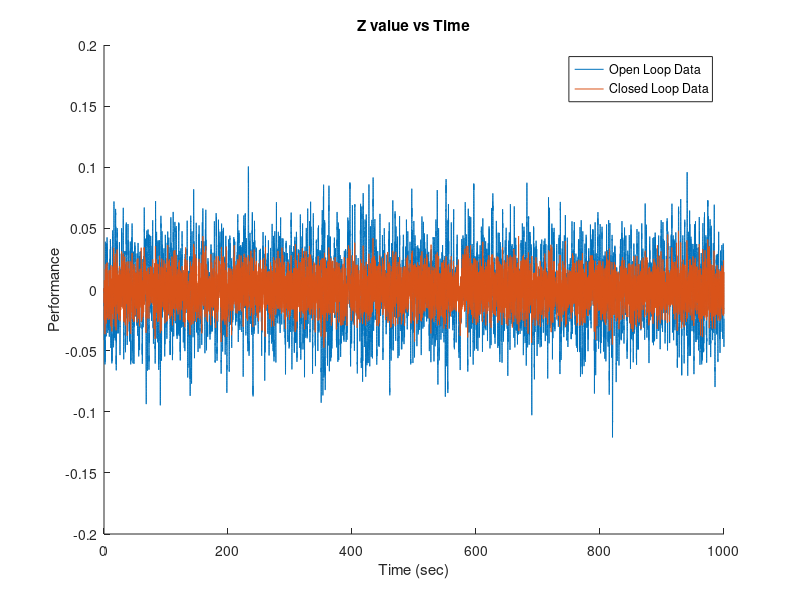

Here is the MATLAB script that generated this plot:
%% MAE 6760 Model Based Estimation
%
%   Homework #1
%   problem #4: Linear System driven by Random Processes
%        application: quarter suspension over a bumpy road
%

%constants
M=300;    %car mass (kg)
m=50;     %wheel mass (kg)
K1=3000;  %spring constant (N/m)
K2=30000; %spring constant (N/m)
C1=600;   %damping constant (Nsec/m)

% Set up open loop model, including r,u as inputs and z as output
%
% xdot = A*x + Bu*u + Br*r
%    z = C*x + Du*u + Dr*r
%

%State Space system matrices
A=[0  0  1  0; 
   0  0  0  1 ; 
   -K1/M K1/M -C1/M C1/M ;
   K1/m -(K1+K2)/m C1/m -C1/m];
Bu=[0; 0; 1/M; -1/m];  %The actuator control as an input u(t)
Br=[0; 0; 0; K2/m];    %The bumpy road as an input r(t)
C=[1 0 0 0];Du=0;Dr=0; %The driver position as the output
% Bumpy Road white noise disturbance intensity
Sigr = 2E-4; %m^2/sec

%% -------------------
%% Part (a): simulate open loop system
Tf=1000;dt=0.01;t=[0:dt:Tf]';
r=sqrt(Sigr)*randn(length(t),1)/sqrt(dt);

sys_CT = ss(A, Br, C, Dr);
[ol_z_CT, ~, ol_x_CT] = lsim(sys_CT, r, t);
ol_Pz_CT = cov(ol_z_CT)

Px_CTan = lyap(A, Br*Sigr*Br');
ol_Pz_CTan = C*Px_CTan*C'

percent_difference = ((ol_Pz_CTan - ol_Pz_CT)/(ol_Pz_CT))*100

%% -------------------
%% Part (b): find and simulate closed loop system
% These lines find the closed loop state feedback controller K,
% where the form of the controller is: u = -K*x
Rzz=1;Ruu=2E-9; 
[K,S,E]=lqry(ss(A,Bu,C,Du),Rzz,Ruu);
%  
%Simulate the closed loop system for the bumpy road
cl_sys = ss(A-Bu*K, Br, C, Dr);
[cl_z_CT, ~, cl_x_CT] = lsim(cl_sys, r, t);
cl_Pz_CT = cov(cl_z_CT)

Px_CTan = lyap(A-Bu*K, Br*Sigr*Br');
cl_Pz_CTan = C*Px_CTan*C'

cl_percent_difference = ((cl_Pz_CTan - cl_Pz_CT)/(cl_Pz_CT))*100


%% -------------------
%% Part (c): plot open and closed loop response z(t), analyze
figure;
hold on;
plot(t, ol_z_CT, t, cl_z_CT);
title("Z value vs Time");
xlabel("Time (sec)");
ylabel("Performance");
legend("Open Loop Data", "Closed Loop Data");

ol_stdv = std(ol_z_CT);
cl_stdv = std(cl_z_CT);

limit_meters = .03;
p = normcdf([-limit_meters/ol_stdv limit_meters/ol_stdv]);
probablity_of_more_than_3_cm_ol_percent = (1 - (p(2) - p(1)))*100

p = normcdf([-limit_meters/cl_stdv limit_meters/cl_stdv]);
probablity_of_more_than_3_cm_cl_percent = (1 - (p(2) - p(1)))*100



%% -------------------
%% Part (d): analyze the control effort u(t)

